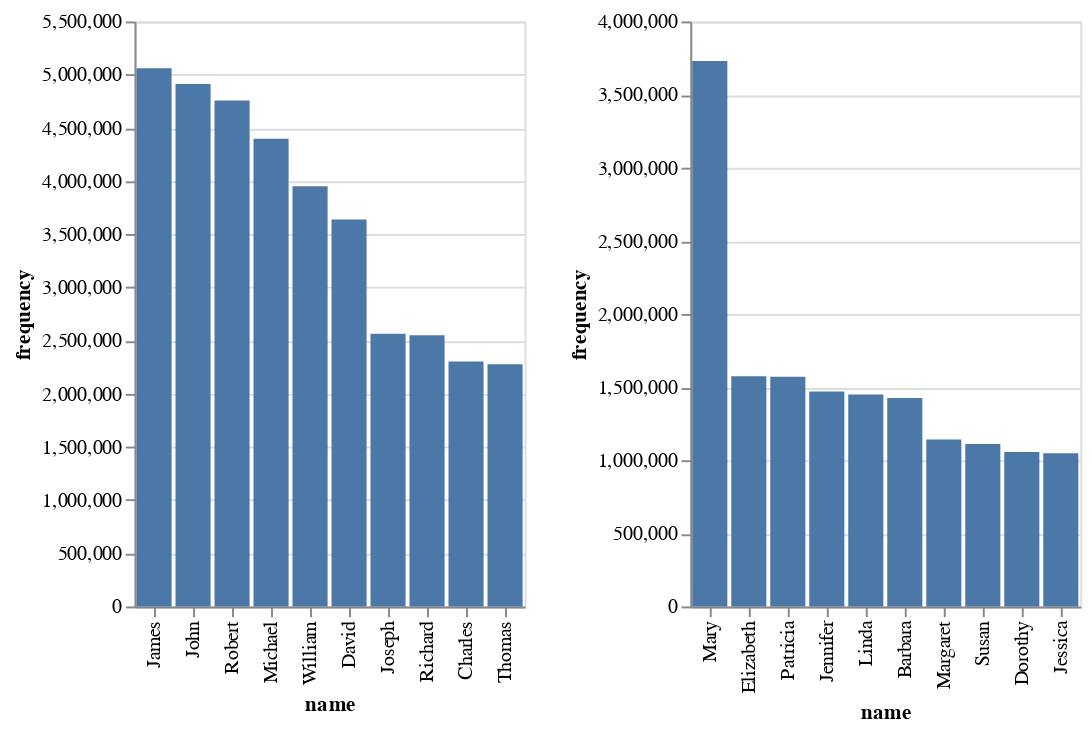

Notebook code cell kept with this figure:
### Code cell
male = alt.Chart(name_freq[name_freq.sex=='M'].head(10)).mark_bar().encode(
    alt.X('name:N').sort('-y'),
    alt.Y('frequency:Q')
)

female = alt.Chart(name_freq[name_freq.sex=='F'].head(10)).mark_bar().encode(
    alt.X('name:N').sort('-y'),
    alt.Y('frequency:Q')
)

alt.hconcat(male,female)

### Figure 1 — Vega-Lite specification as saved in the notebook (floating-point values rounded to 4 significant figures)
{"config": {"view": {"continuousWidth": 300, "continuousHeight": 300}}, "hconcat": [{"data": {"name": "data-f5cd76ad2fd733cea6aa06678f2fb71d"}, "mark": {"type": "bar"}, "encoding": {"x": {"field": "name", "sort": "-y", "type": "nominal"}, "y": {"field": "frequency", "type": "quantitative"}}}, {"data": {"name": "data-809cd936ccc21969871378f99598ae0e"}, "mark": {"type": "bar"}, "encoding": {"x": {"field": "name", "sort": "-y", "type": "nominal"}, "y": {"field": "frequency", "type": "quantitative"}}}], "$schema": "https://vega.github.io/schema/vega-lite/v5.8.0.json", "datasets": {"data-f5cd76ad2fd733cea6aa06678f2fb71d": [{"name": "James", "sex": "M", "frequency": 5059617}, {"name": "John", "sex": "M", "frequency": 4911037}, {"name": "Robert", "sex": "M", "frequency": 4755851}, {"name": "Michael", "sex": "M", "frequency": 4396657}, {"name": "William", "sex": "M", "frequency": 3951735}, {"name": "David", "sex": "M", "frequency": 3638586}, {"name": "Joseph", "sex": "M", "frequency": 2564135}, {"name": "Richard", "sex": "M", "frequency": 2548914}, {"name": "Charles", "sex": "M", "frequency": 2303298}, {"name": "Thomas", "sex": "M", "frequency": 2278218}], "data-809cd936ccc21969871378f99598ae0e": [{"name": "Mary", "sex": "F", "frequency": 3730282}, {"name": "Elizabeth", "sex": "F", "frequency": 1574200}, {"name": "Patricia", "sex": "F", "frequency": 1570001}, {"name": "Jennifer", "sex": "F", "frequency": 1469399}, {"name": "Linda", "sex": "F", "frequency": 1449482}, {"name": "Barbara", "sex": "F", "frequency": 1425634}, {"name": "Margaret", "sex": "F", "frequency": 1141851}, {"name": "Susan", "sex": "F", "frequency": 1110318}, {"name": "Dorothy", "sex": "F", "frequency": 1056271}, {"name": "Jessica", "sex": "F", "frequency": 1046946}]}}
